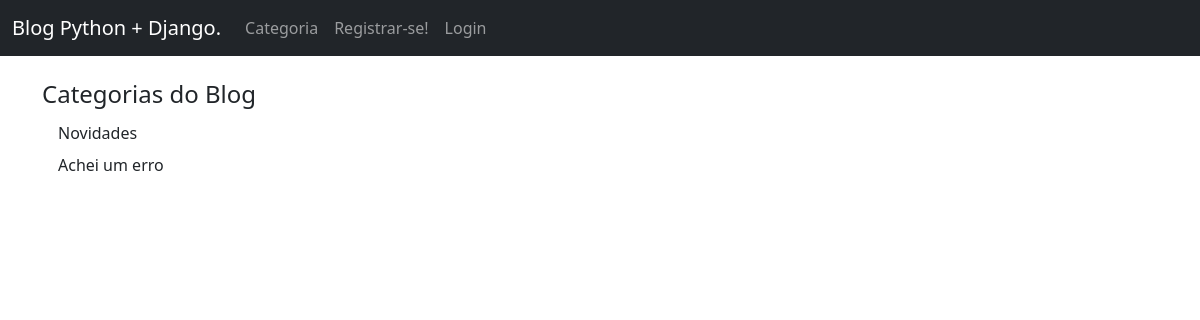
The app's page /category-list/, older data.
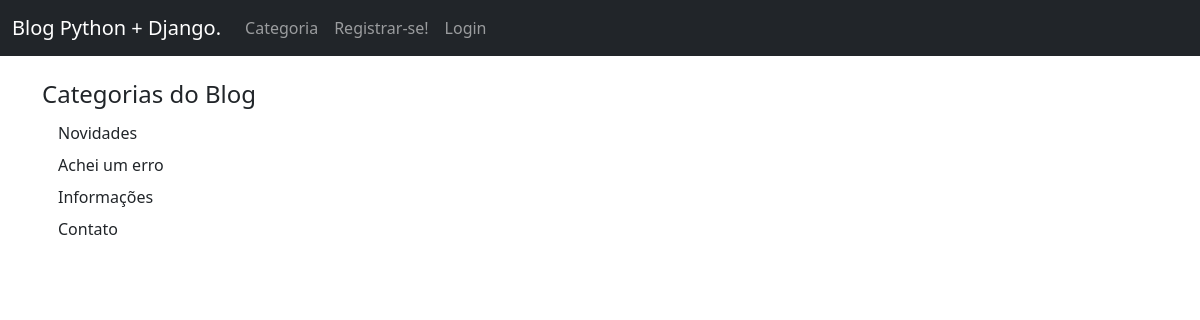
The same page, newer data.
### MeuBlog/models.py (models this page shows, shortened)
class Category(models.Model):
    name = models.CharField(max_length=255)
    def __str__(self):
        return self.name

### MeuBlog/views.py (the view)
# urls.py: path('category-list/', CategoryListView, name='category-list'),
def CategoryListView(request):
    cat_menu_list = Category.objects.all()
    return render(request, 'category_list.html', {'cat_menu_list':cat_menu_list})

### MeuBlog/templates/category_list.html (shortened to what this page needs)
{% extends 'base.html' %}
{% block content %}
    <h4>Categorias do Blog</h4>
        {% for item in cat_menu_list %}
            <a class="dropdown-item" href="{% url 'category' item|slugify %}"> {{ item }}</a>
        {% endfor %}
{% endblock %}

Row changes from the older to the newer data that the page shows:
added Category: name "Informações"
added Category: name "Contato"
